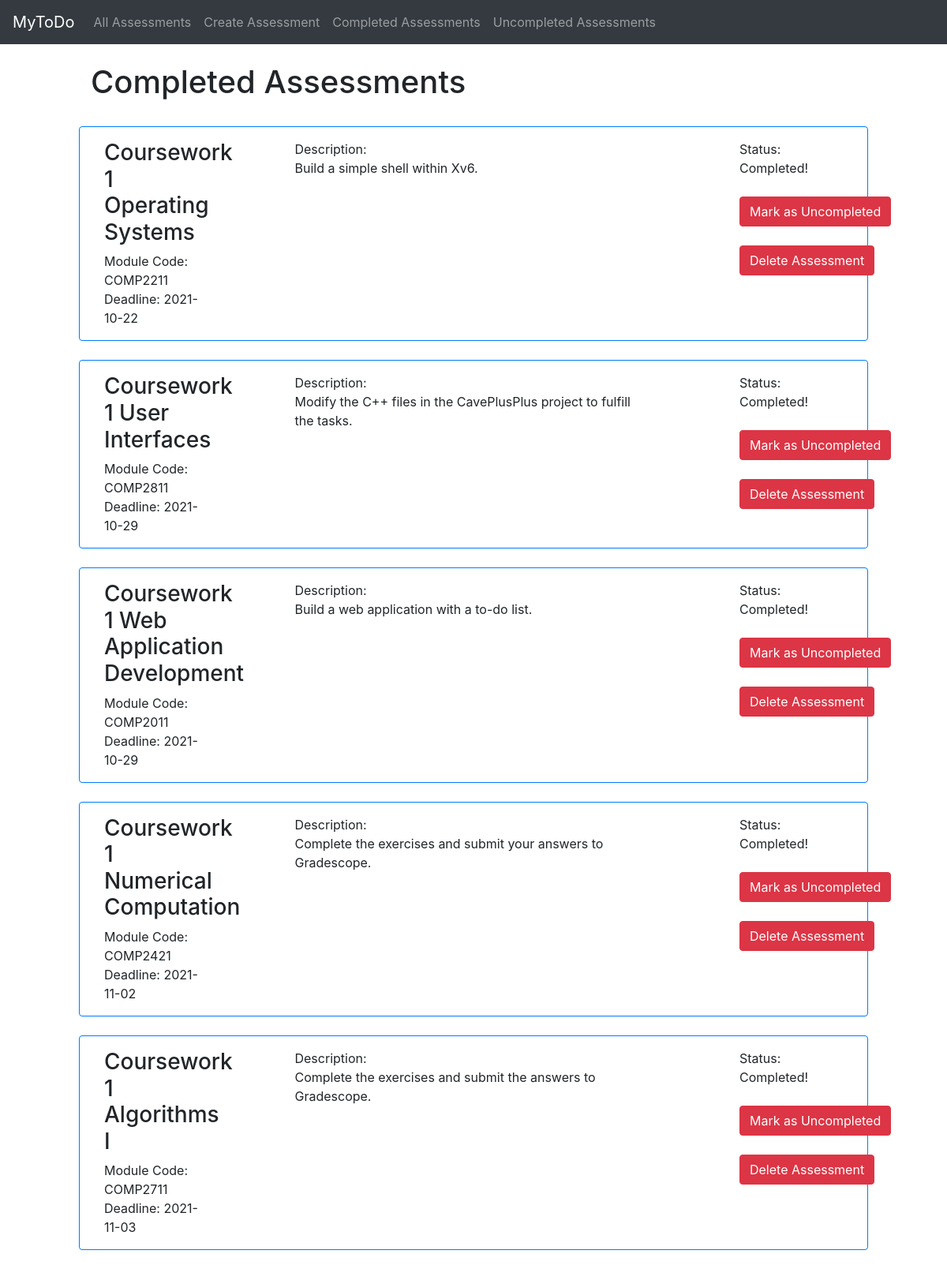
Screenshot of /completed_assessments with the database file from the repository.
### app/models.py (models this page shows)
class Assessment(db.Model):
    id = db.Column(db.Integer, primary_key=True)
    title = db.Column(db.String(300), index=True, nullable=False)
    module_code = db.Column(db.String(10), index=True, nullable=False)
    deadline = db.Column(db.Date, nullable=False)
    description = db.Column(db.String(1000), index=True)
    status = db.Column(db.Boolean, default=False)

### app/views.py (the view)
@app.route('/completed_assessments', methods=['GET', 'POST'])
def completed_assessments():
    form1 = IdTypeForm()
    form2 = IdTypeForm()
    assessments = Assessment.query.filter_by(status=1)
    rows = assessments.count()
    if request.method == "POST":
        assessment_to_update = Assessment.query.get(form1.id.data)
        if form2.type.data == "uncompleted":
            assessment_to_update.status = 1
        elif form2.type.data == "completed":
            assessment_to_update.status = 0
        elif form2.type.data == "delete":
            db.session.delete(assessment_to_update)
        try:
            db.session.commit()
            return redirect('/completed_assessments')
        except:
            return redirect('/completed_assessments')
    else:
        return render_template('completed_assessments.html',
                                title='Completed Assessments',
                                assessments=assessments,
                                form1=form1,
                                form2=form2,
                                rows=rows)

### app/forms.py
class IdTypeForm(Form):
    id = IntegerField('id')
    type = StringField('type')

### app/templates/completed_assessments.html (shortened to what this page needs)
{% extends "base.html" %}
{% block content %}
<br/>
<h1>Completed Assessments</h1>
<br/>
{% if rows > 0 %}
{% for assessment in assessments %}
    <div class="row border border-primary rounded p-3">
        <div class="col-2">
            <h3>{{ assessment.title }}</h3>
            <a>Module Code: {{ assessment.module_code }}</a><br/>
            <a>Deadline: {{ assessment.deadline }}</a>
        </div>
        <div class="col-1"></div>
        <div class="col-6">
            <a>Description:<br/> {{ assessment.description }}</a>
        </div>
        <div class="col-1"></div>
        <div class="col-2">
            <a>Status: Completed!</a>
            <br/><br/>
            <form action="" method="post" name="uncompleted_btn">
                <input type="submit" class="btn btn-danger" value="Mark as Uncompleted">
            </form>
            <br/>
            <form action="" method="post" name="delete_btn">
                <input type="submit" class="btn btn-danger" value="Delete Assessment">
            </form>
        </div>
    </div>
    <br/>
{% endfor %}
{% else %}
    <h4>There are no completed assessments</h4>
{% endif %}
{% endblock %}

### rows the page displays
Assessment: title "Coursework 1 Operating Systems", module_code "COMP2211", deadline "2021-10-22", description "Build a simple shell within Xv6."
Assessment: title "Coursework 1 User Interfaces", module_code "COMP2811", deadline "2021-10-29", description "Modify the C++ files in the CavePlusPlus project to fulfill the tasks."
Assessment: title "Coursework 1 Web Application Development", module_code "COMP2011", deadline "2021-10-29", description "Build a web application with a to-do list."
Assessment: title "Coursework 1 Numerical Computation", module_code "COMP2421", deadline "2021-11-02", description "Complete the exercises and submit your answers to Gradescope."
Assessment: title "Coursework 1 Algorithms I", module_code "COMP2711", deadline "2021-11-03", description "Complete the exercises and submit the answers to Gradescope."
